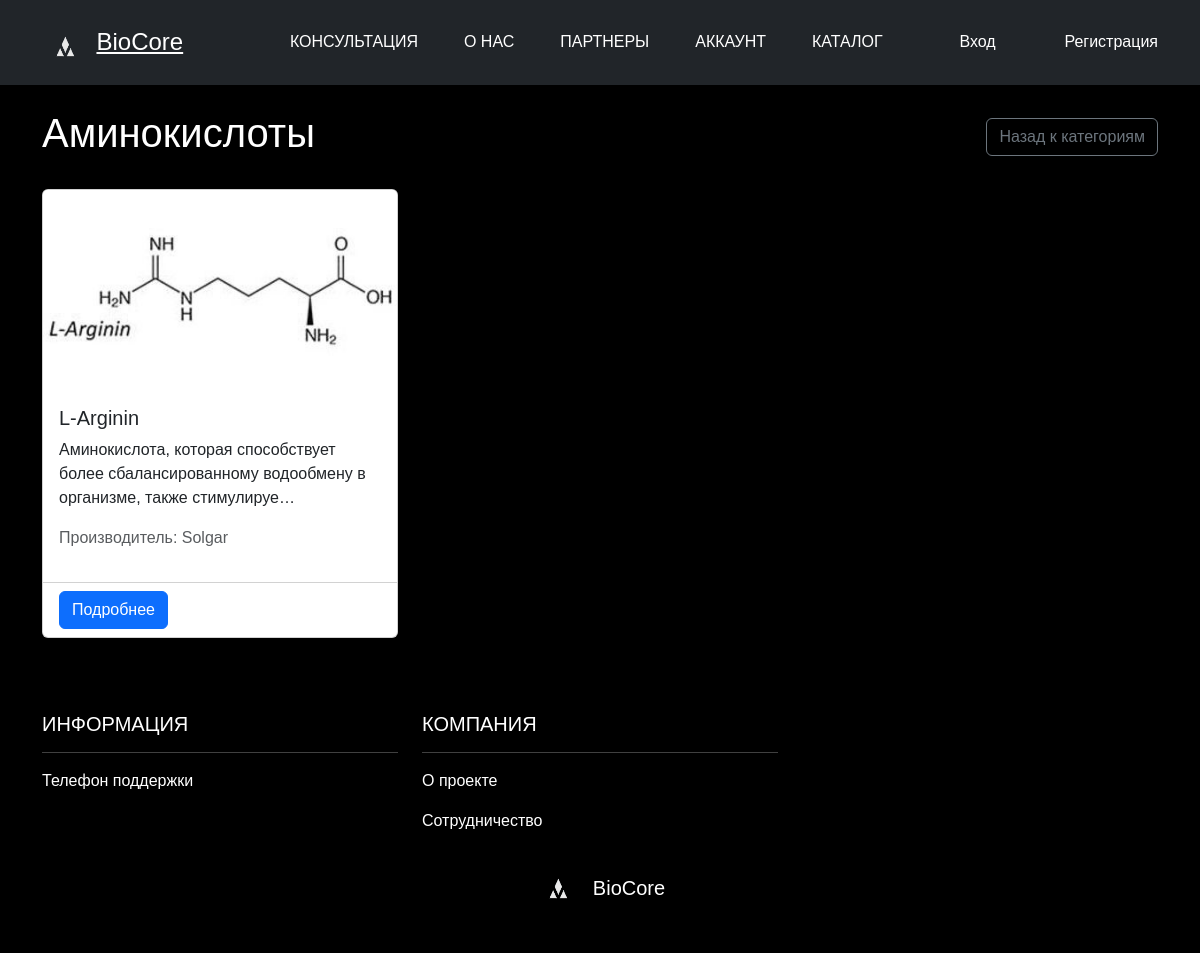
Before: /category/1/ with the older database file.
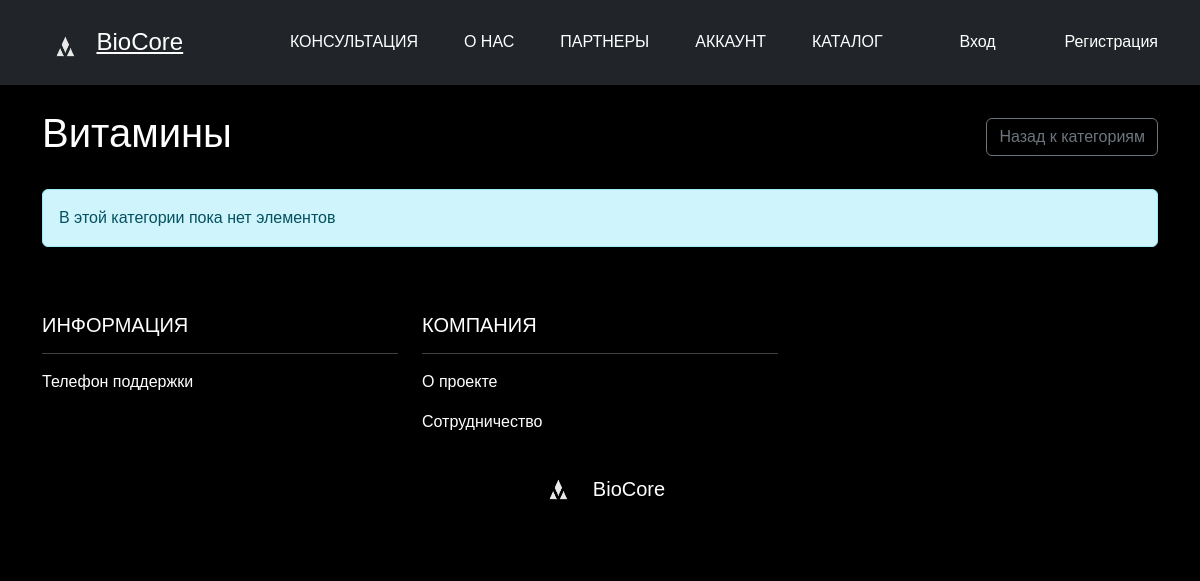
After: the same page with the newer database file.
### bio_core_website/models.py (models this page shows, shortened)
class Category(models.Model):
    name = models.CharField(max_length=100, unique=True, verbose_name="Категория")
    image = models.ImageField(
        upload_to='category_images/',
        blank=True,
        null=True,
        verbose_name="Изображение категории"
    )

class Element(models.Model):
    name = models.CharField(max_length=100, verbose_name="Элемент")
    category = models.ForeignKey(Category, on_delete=models.CASCADE, related_name="elements", verbose_name="Категория")
    description = models.TextField(verbose_name="Описание", blank=True, null=True)
    image = models.ImageField(upload_to='product_images/', blank=True, null=True, verbose_name="Изображение")
    usage = models.TextField(blank=True, null=True, verbose_name="Способ применения")
    manufacturer = models.ForeignKey(
        Manufacturer,
        on_delete=models.SET_NULL,
        null=True,
        blank=True,
        related_name="elements",
        verbose_name="Производитель"
    )

class Manufacturer(models.Model):
    name = models.CharField(max_length=200, unique=True, verbose_name="Производитель")
    country = models.CharField(max_length=100, blank=True, null=True, verbose_name="Страна")
    website = models.URLField(blank=True, null=True, verbose_name="Сайт")

### bio_core_website/views.py (the view)
# urls.py: path('category/<int:category_id>/', views.category_elements, name='category_elements'),
def category_elements(request, category_id):
    category = get_object_or_404(Category, id=category_id)
    elements = category.elements.all()
    return render(request, 'bio_core_website/category_elements.html', {
        'category': category,
        'elements': elements
    })

### bio_core_website/templates/bio_core_website/category_elements.html (shortened to what this page needs)
{% extends "bio_core_website/base.html" %}
{% block content %}
<div class="d-flex justify-content-between align-items-center mb-4">
    <h1>{{ category.name }}</h1>
    <a href="{% url 'bio_core_website:home' %}" class="btn btn-outline-secondary">
        Назад к категориям
    </a>
</div>
<div class="row">
    {% for element in elements %}
    <div class="col-md-4 mb-4">
        <div class="card h-100">
            {% if element.image %}
            <img src="{{ element.image.url }}" class="card-img-top" alt="{{ element.name }}" style="height: 200px; object-fit: cover;">
            {% else %}
            <div class="bg-light d-flex align-items-center justify-content-center" style="height: 200px;">
                <span class="text-muted">No image available</span>
            </div>
            {% endif %}
            <div class="card-body">
                <h5 class="card-title">{{ element.name }}</h5>
                <p class="card-text">{{ element.description|truncatechars:100 }}</p>
                {% if element.manufacturer %}
                <p class="text-muted">Производитель: {{ element.manufacturer.name }}</p>
                {% endif %}
            </div>
            <div class="card-footer bg-transparent">
                <a href="{% url 'bio_core_website:element_detail' element.id %}" class="btn btn-primary">
                    Подробнее
                </a>
            </div>
        </div>
    </div>
    {% empty %}
    <div class="col-12">
        <div class="alert alert-info">В этой категории пока нет элементов</div>
    </div>
    {% endfor %}
</div>
{% endblock %}

Changed rows visible on the page:
removed Element: image (picture), name "L-Arginin", description "Аминокислота, которая способствует более сбалансированному водообмену в организме, также стимулируе…", manufacturer.name "Solgar"
changed Category: name "Аминокислоты" → "Витамины"
Other visible differences:
text now shown: "В этой категории пока нет элементов"
